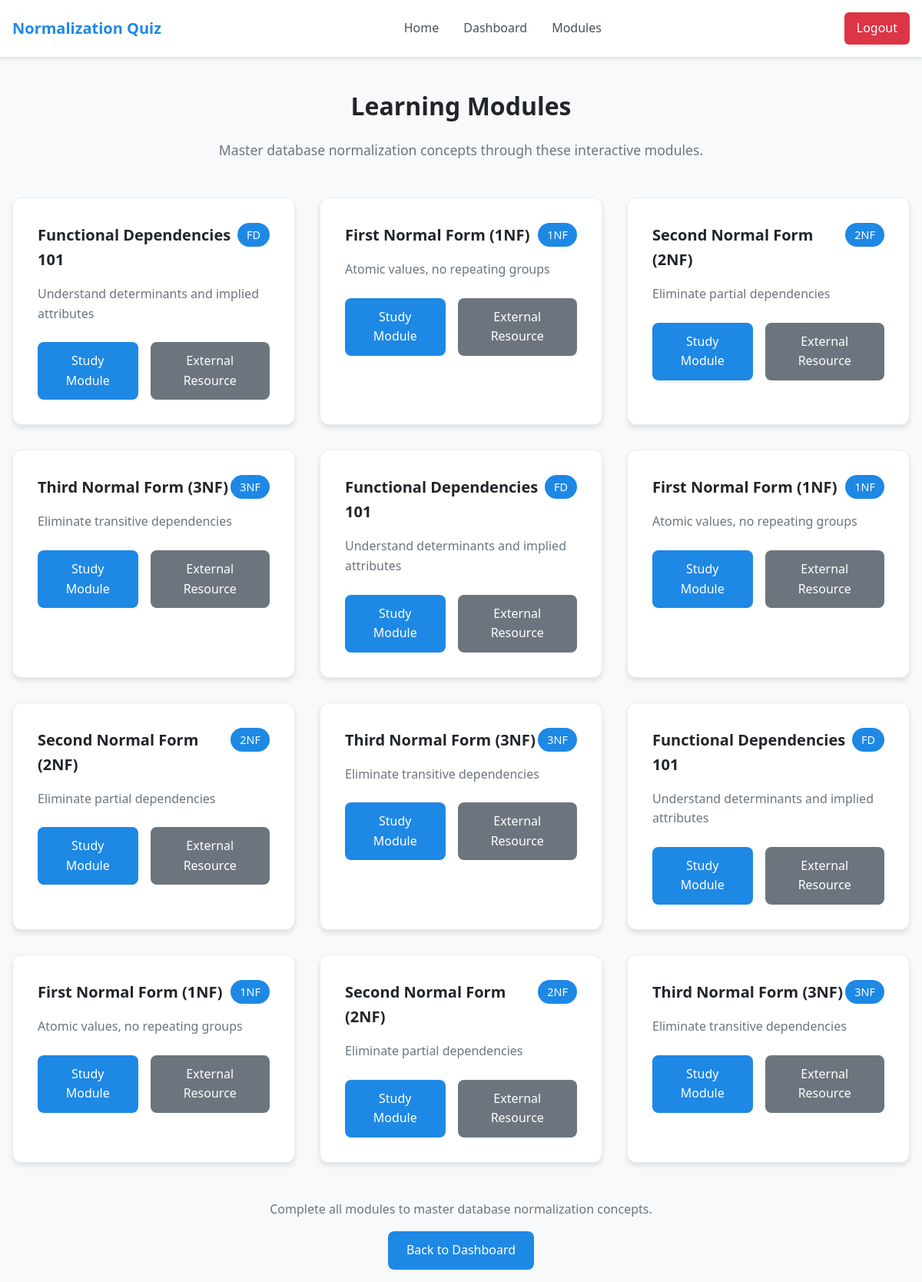
The page /modules (signed in) on the database as committed earlier.
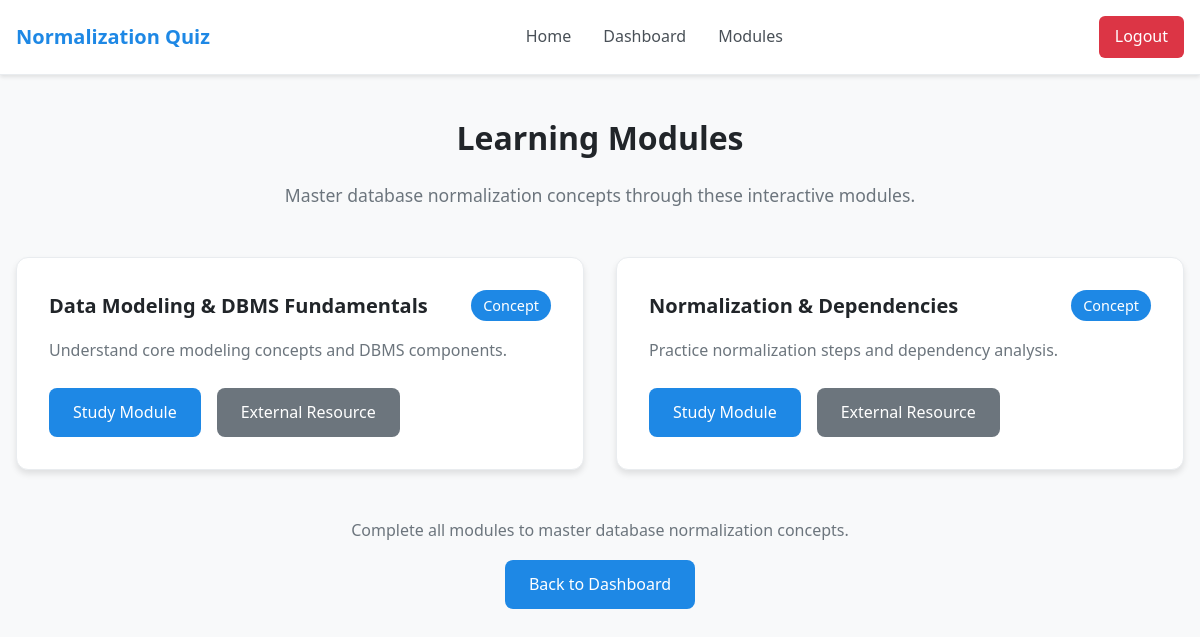
The same page on the database as committed later.
### tables this page shows
CREATE TABLE module (
  module_id INTEGER PRIMARY KEY,
  title TEXT NOT NULL,
  description TEXT,
  nf_level TEXT NOT NULL,
  concept_tag TEXT NOT NULL,
  resource_url TEXT
);

### app.py (the view)
@app.route("/modules")
@login_required
def modules():
    db = get_db()
    cur = db.execute(
        "SELECT module_id, title, description, nf_level, concept_tag, resource_url FROM module ORDER BY module_id"
    )
    modules = cur.fetchall()
    return render_template("modules.html", modules=modules)

### app.py (called while the page is built)
def ensure_csrf_token() -> None:
    if not session.get("csrf_token"):
        session["csrf_token"] = secrets.token_hex(16)

@app.before_request
def before_request() -> None:
    ensure_csrf_token()

def login_required(view):
    @wraps(view)
    def wrapped(*args, **kwargs):
        if not session.get("student_id"):
            if request.path.startswith("/api/") or request.path == "/submit":
                return redirect(url_for("login"))
            flash("Please log in to continue.")
            return redirect(url_for("login"))
        return view(*args, **kwargs)
    return wrapped

### db_utils.py (called while the page is built)
def _clean_path(value: Optional[str]) -> str:
    if not value:
        return str(DEFAULT_DB_RELATIVE)
    cleaned = value.strip().strip('"').strip("'")
    return cleaned or str(DEFAULT_DB_RELATIVE)

def resolve_db_path(raw: Optional[str] = None) -> Path:
    candidate = Path(_clean_path(raw))
    if not candidate.is_absolute():
        candidate = APP_ROOT / candidate
    return candidate

def ensure_db_path(raw: Optional[str] = None) -> Path:
    path = resolve_db_path(raw)
    path.parent.mkdir(parents=True, exist_ok=True)
    return path

### templates/modules.html (shortened to what this page needs)
{% extends 'base.html' %}
{% block content %}
<div class="modules-header">
  <h1>Learning Modules</h1>
  <p>Master database normalization concepts through these interactive modules.</p>
</div>
<div class="modules-grid">
  {% for module in modules %}
  <div class="module-card">
    <div class="module-header">
      <h3>{{ module.title }}</h3>
      <span class="nf-level">{{ module.nf_level }}</span>
    </div>
    <p class="module-description">{{ module.description }}</p>
    <div class="module-actions">
      <a href="{{ url_for('module_page', module_id=module.module_id) }}" class="btn btn-primary">
        Study Module
      </a>
      {% if module.resource_url %}
        <a href="{{ module.resource_url }}" target="_blank" class="btn btn-secondary">
          External Resource
        </a>
      {% endif %}
    </div>
  </div>
  {% endfor %}
</div>
<div class="modules-footer">
  <p>Complete all modules to master database normalization concepts.</p>
  <a href="{{ url_for('student_dashboard', student_id=session.get('student_id')) }}" class="btn">
    Back to Dashboard
  </a>
</div>
{% endblock %}

### templates/base.html (shortened to what this page needs)
<!doctype html>
<html lang="en">
<head>
  <link rel="stylesheet" href="{{ url_for('static', filename='css/style.css') }}">
</head>
<body>
  <nav class="navbar">
    <div class="container">
      <a href="{{ url_for('index') }}" class="brand">Normalization Quiz</a>
      <ul class="nav">
        <li><a href="{{ url_for('index') }}">Home</a></li>
        {% if session.get('student_id') %}
          <li><a href="{{ url_for('student_dashboard', student_id=session.get('student_id')) }}">Dashboard</a></li>
          <li><a href="{{ url_for('modules') }}">Modules</a></li>
        {% endif %}
      </ul>
      {% if session.get('student_id') %}
        <div class="nav-right">
          <a href="{{ url_for('logout') }}" class="logout-btn">Logout</a>
        </div>
      {% else %}
        <div class="nav-right">
          <a href="{{ url_for('login') }}">Login</a>
          <a href="{{ url_for('register') }}">Register</a>
        </div>
      {% endif %}
    </div>
  </nav>
  <main class="container">
    {% block content %}{% endblock %}
  </main>
</body>
</html>

### static/css/style.css (style rules this page uses)
body { font-family: system-ui, -apple-system, 'Segoe UI', Roboto, sans-serif; margin: 0; background: #f8f9fa; color: #212529; line-height: 1.6; }
.container { max-width: 1200px; margin: 0 auto; padding: 1rem; }
.navbar { background: #fff; border-bottom: 1px solid #e9ecef; box-shadow: 0 2px 4px rgba(0,0,0,0.1); }
.navbar .container { display: flex; justify-content: space-between; align-items: center; padding: 1rem; }
.navbar .brand { color: #1e88e5; text-decoration: none; font-weight: 700; font-size: 1.25rem; }
.nav { list-style: none; display: flex; gap: 2rem; margin: 0; padding: 0; }
.nav a { color: #495057; text-decoration: none; font-weight: 500; transition: color 0.2s; }
.nav-right { display: flex; gap: 1rem; align-items: center; }
.logout-btn { background: #dc3545; color: white !important; padding: 0.5rem 1rem; border-radius: 6px; text-decoration: none; transition: background-color 0.2s; }
.btn { display: inline-block; background: #1e88e5; color: white; padding: 0.75rem 1.5rem; border-radius: 8px; text-decoration: none; border: none; cursor: pointer; font-weight: 500; transition: all 0.2s; text-align: center; }
.btn-primary { background: #1e88e5; }
.btn-secondary { background: #6c757d; }
.modules-header { text-align: center; margin-bottom: 3rem; }
.modules-header h1 { color: #212529; margin-bottom: 0.5rem; }
.modules-header p { color: #6c757d; font-size: 1.1rem; }
.modules-grid { display: grid; grid-template-columns: repeat(auto-fit, minmax(300px, 1fr)); gap: 2rem; margin-bottom: 3rem; }
.module-card { background: white; border-radius: 12px; padding: 2rem; box-shadow: 0 4px 6px rgba(0,0,0,0.1); border: 1px solid #e9ecef; transition: transform 0.2s, box-shadow 0.2s; }
.module-header { display: flex; justify-content: space-between; align-items: flex-start; margin-bottom: 1rem; }
.module-header h3 { margin: 0; color: #212529; font-size: 1.25rem; }
.nf-level { background: #1e88e5; color: white; padding: 0.25rem 0.75rem; border-radius: 20px; font-size: 0.9rem; font-weight: 500; }
.module-description { color: #6c757d; margin-bottom: 1.5rem; line-height: 1.6; }
.module-actions { display: flex; gap: 1rem; }
.modules-footer { text-align: center; margin-top: 3rem; }
.modules-footer p { color: #6c757d; margin-bottom: 1rem; }

Rows that differ between the two databases and show on the page:
removed module: title "First Normal Form (1NF)", nf_level "1NF", description "Atomic values, no repeating groups"
removed module: title "Second Normal Form (2NF)", nf_level "2NF", description "Eliminate partial dependencies"
removed module: title "Third Normal Form (3NF)", nf_level "3NF", description "Eliminate transitive dependencies"
removed module: title "Functional Dependencies 101", nf_level "FD", description "Understand determinants and implied attributes"
removed module: title "First Normal Form (1NF)", nf_level "1NF", description "Atomic values, no repeating groups"
removed module: title "Second Normal Form (2NF)", nf_level "2NF", description "Eliminate partial dependencies"
removed module: title "Third Normal Form (3NF)", nf_level "3NF", description "Eliminate transitive dependencies"
removed module: title "Functional Dependencies 101", nf_level "FD", description "Understand determinants and implied attributes"
removed module: title "First Normal Form (1NF)", nf_level "1NF", description "Atomic values, no repeating groups"
removed module: title "Second Normal Form (2NF)", nf_level "2NF", description "Eliminate partial dependencies"
removed module: title "Third Normal Form (3NF)", nf_level "3NF", description "Eliminate transitive dependencies"
changed module: title "Functional Dependencies 101" → "Data Modeling & DBMS Fundamentals"; nf_level "FD" → "Concept"; description "Understand determinants and implied attributes" → "Understand core modeling concepts and DBMS components."
added module: title "Normalization & Dependencies", nf_level "Concept", description "Practice normalization steps and dependency analysis."
